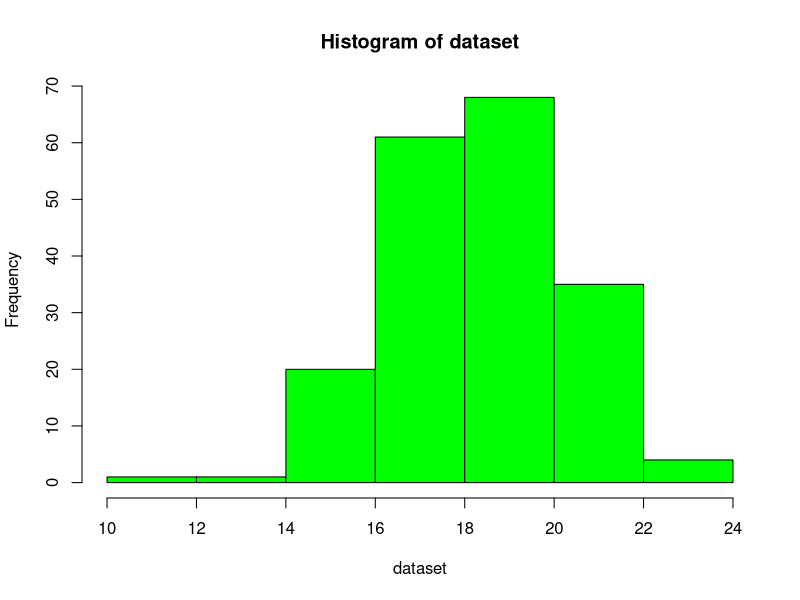

Recreate this plot in R.
mode <- function(x) {
  ux <- unique(x)
  ux[which.max(tabulate(match(x,ux)))]
}

v <- 19
n <- v * 10
m <- v
s <- v / 10

dataset <- rnorm(n, m, s)
dataset <- round(dataset)
hist(dataset, col="green")

frequency_table <- table(dataset)
mean_value <- mean(dataset)
median_value <- median(dataset)
mode_value <- mode(dataset)
qunatiles <- quantile(dataset)

qunatiles
mode_value
median_value
mean_value
frequency_table